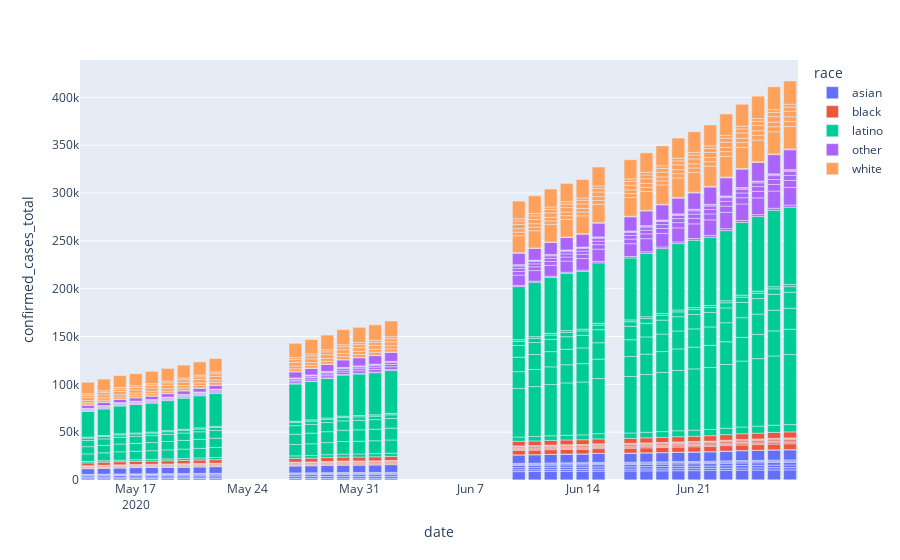

The notebook cell saved with this chart:
### Markdown cell above
### Create a simple scatter plot

### Code cell
fig = px.bar(latimes,
           x="date",
           y="confirmed_cases_total",
            color="race")

# fig.update_xaxes(rangeslider_visible=True)
fig.show()

### Figure 1 — Plotly figure (JSON) as saved in the notebook; plotly's stock layout.template omitted (floating-point values rounded to 4 significant figures; data arrays with more than 128 entries replaced by an {"elided": "..."} marker saying what was removed)
{"data": [{"alignmentgroup": "True", "hovertemplate": "race=asian<br>date=%{x}<br>confirmed_cases_total=%{y}<extra></extra>", "legendgroup": "asian", "marker": {"color": "#636efa"}, "name": "asian", "offsetgroup": "asian", "orientation": "v", "showlegend": true, "textposition": "auto", "type": "bar", "x": {"elided": "248 str values"}, "xaxis": "x", "y": {"elided": "248 int values"}, "yaxis": "y"}, {"alignmentgroup": "True", "hovertemplate": "race=black<br>date=%{x}<br>confirmed_cases_total=%{y}<extra></extra>", "legendgroup": "black", "marker": {"color": "#EF553B"}, "name": "black", "offsetgroup": "black", "orientation": "v", "showlegend": true, "textposition": "auto", "type": "bar", "x": {"elided": "248 str values"}, "xaxis": "x", "y": {"elided": "248 int values"}, "yaxis": "y"}, {"alignmentgroup": "True", "hovertemplate": "race=latino<br>date=%{x}<br>confirmed_cases_total=%{y}<extra></extra>", "legendgroup": "latino", "marker": {"color": "#00cc96"}, "name": "latino", "offsetgroup": "latino", "orientation": "v", "showlegend": true, "textposition": "auto", "type": "bar", "x": {"elided": "248 str values"}, "xaxis": "x", "y": {"elided": "248 int values"}, "yaxis": "y"}, {"alignmentgroup": "True", "hovertemplate": "race=other<br>date=%{x}<br>confirmed_cases_total=%{y}<extra></extra>", "legendgroup": "other", "marker": {"color": "#ab63fa"}, "name": "other", "offsetgroup": "other", "orientation": "v", "showlegend": true, "textposition": "auto", "type": "bar", "x": {"elided": "248 str values"}, "xaxis": "x", "y": {"elided": "248 int values"}, "yaxis": "y"}, {"alignmentgroup": "True", "hovertemplate": "race=white<br>date=%{x}<br>confirmed_cases_total=%{y}<extra></extra>", "legendgroup": "white", "marker": {"color": "#FFA15A"}, "name": "white", "offsetgroup": "white", "orientation": "v", "showlegend": true, "textposition": "auto", "type": "bar", "x": {"elided": "248 str values"}, "xaxis": "x", "y": {"elided": "248 int values"}, "yaxis": "y"}], "layout": {"autosize": true, "barmode": "relative", "legend": {"title": {"text": "race"}, "tracegroupgap": 0}, "margin": {"t": 60}, "xaxis": {"anchor": "y", "autorange": true, "domain": [0, 1], "range": ["2020-05-13 12:00", "2020-06-27 12:00"], "title": {"text": "date"}, "type": "date"}, "yaxis": {"anchor": "x", "autorange": true, "domain": [0, 1], "range": [0, 439000.0], "title": {"text": "confirmed_cases_total"}, "type": "linear"}}}
